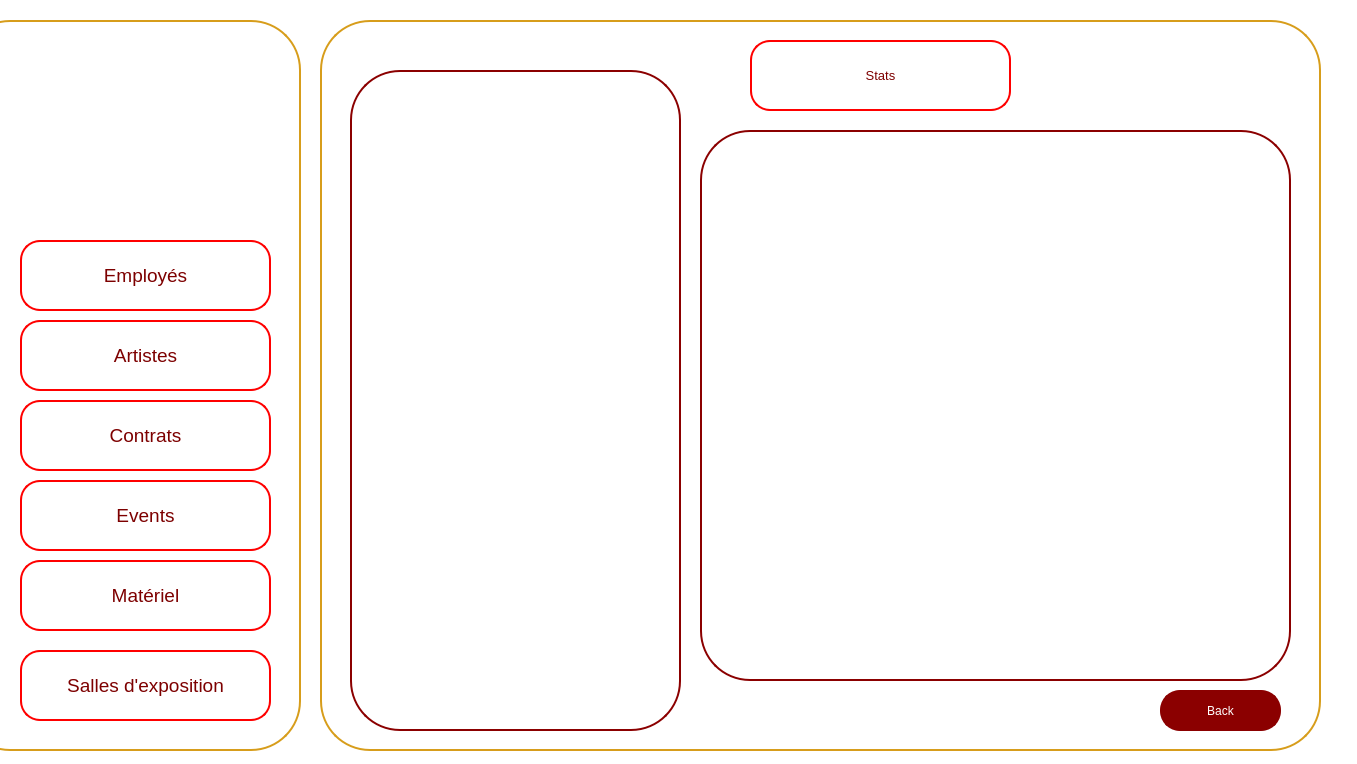
<?xml version="1.0" encoding="UTF-8"?>
<ui version="4.0">
 <class>StatsEvents</class>
 <widget class="QMainWindow" name="StatsEvents">
  <property name="geometry">
   <rect>
    <x>0</x>
    <y>0</y>
    <width>1357</width>
    <height>764</height>
   </rect>
  </property>
  <property name="windowTitle">
   <string>DarZmen</string>
  </property>
  <property name="windowIcon">
   <iconset resource="src.qrc">
    <normaloff>:/src/logo (2).png</normaloff>:/src/logo (2).png</iconset>
  </property>
  <property name="styleSheet">
   <string notr="true">background-color: rgb(255, 255, 255);</string>
  </property>
  <widget class="QWidget" name="centralwidget">
   <widget class="QWidget" name="widget_2" native="true">
    <property name="geometry">
     <rect>
      <x>310</x>
      <y>20</y>
      <width>1021</width>
      <height>731</height>
     </rect>
    </property>
    <property name="font">
     <font>
      <pointsize>10</pointsize>
     </font>
    </property>
    <property name="styleSheet">
     <string notr="true">background-color: rgb(255, 255, 255);</string>
    </property>
    <widget class="QPushButton" name="pushButton_39">
     <property name="geometry">
      <rect>
       <x>10</x>
       <y>0</y>
       <width>1001</width>
       <height>731</height>
      </rect>
     </property>
     <property name="styleSheet">
      <string notr="true">/*QPushButton {
    background-color: white;
    color: darkred;
    border: 2px solid darkred;
    border-radius: 50px; 
    padding: 10px;
}*/
QPushButton {
    background-color: white;
    color: darkred;
    border: 2px solid rgb(215, 157, 27);
    border-radius: 50px;
    padding: 10px; 
}</string>
     </property>
     <property name="text">
      <string/>
     </property>
    </widget>
    <widget class="QPushButton" name="pushButton_40">
     <property name="geometry">
      <rect>
       <x>850</x>
       <y>670</y>
       <width>121</width>
       <height>41</height>
      </rect>
     </property>
     <property name="styleSheet">
      <string notr="true">
QPushButton {
    background-color: darkred;
    color: white;
    border: 2px solid darkred;
    border-radius: 20px; 
    padding: 10px; 
}

QPushButton:hover {
    background-color: red; 
}

QLineEdit {
    border: 2px solid darkred;
    border-radius: 15px; 
    padding: 5px; 
    color: white;
}

QLineEdit:focus {
    border: 2px solid darkred;
    border-radius: 15px; 
    padding: 5px; 
    color: white;
}
</string>
     </property>
     <property name="text">
      <string>Back</string>
     </property>
    </widget>
    <widget class="QPushButton" name="pushButton_41">
     <property name="geometry">
      <rect>
       <x>440</x>
       <y>20</y>
       <width>261</width>
       <height>71</height>
      </rect>
     </property>
     <property name="font">
      <font>
       <pointsize>10</pointsize>
      </font>
     </property>
     <property name="styleSheet">
      <string notr="true">QPushButton {
    background-color: white;
    color: rgb(125, 0, 0);
    border: 2px solid rgb(255, 0, 0); 
    border-radius: 20px; 
    padding: 10px; 
    transition: background-color 0.3s, color 0.3s; 
}
QPushButton:hover {
    background-color: rgb(215, 157, 27);
    color: white;
    border: 4px solid rgb(215, 157, 27); 
    outline: none; 
}
</string>
     </property>
     <property name="text">
      <string>Stats</string>
     </property>
     <property name="icon">
      <iconset resource="src.qrc">
       <normaloff>:/src/243987.png</normaloff>:/src/243987.png</iconset>
     </property>
     <property name="iconSize">
      <size>
       <width>100</width>
       <height>50</height>
      </size>
     </property>
    </widget>
    <widget class="QPushButton" name="pushButton_42">
     <property name="geometry">
      <rect>
       <x>40</x>
       <y>50</y>
       <width>331</width>
       <height>661</height>
      </rect>
     </property>
     <property name="styleSheet">
      <string notr="true">QPushButton {
    background-color: white;
    color: darkred;
    border: 2px solid darkred;
    border-radius: 50px;
    padding: 10px;
}
</string>
     </property>
     <property name="text">
      <string/>
     </property>
    </widget>
    <widget class="QPushButton" name="pushButton_43">
     <property name="geometry">
      <rect>
       <x>390</x>
       <y>110</y>
       <width>591</width>
       <height>551</height>
      </rect>
     </property>
     <property name="styleSheet">
      <string notr="true">QPushButton {
    background-color: white;
    color: darkred;
    border: 2px solid darkred;
    border-radius: 50px;
    padding: 10px;
}</string>
     </property>
     <property name="text">
      <string/>
     </property>
    </widget>
   </widget>
   <widget class="QWidget" name="Menu_widget" native="true">
    <property name="geometry">
     <rect>
      <x>0</x>
      <y>20</y>
      <width>301</width>
      <height>731</height>
     </rect>
    </property>
    <property name="cursor">
     <cursorShape>ArrowCursor</cursorShape>
    </property>
    <property name="styleSheet">
     <string notr="true">background-color: rgb(255, 255, 255);</string>
    </property>
    <widget class="QPushButton" name="border1">
     <property name="geometry">
      <rect>
       <x>-40</x>
       <y>0</y>
       <width>341</width>
       <height>731</height>
      </rect>
     </property>
     <property name="styleSheet">
      <string notr="true">/*QPushButton {
    background-color: white;
    color: darkred;
    border: 2px solid darkred;
    border-radius: 50px; 
    padding: 10px; 
}*/
QPushButton {
    background-color: white;
    color: darkred;
    border: 2px solid rgb(215, 157, 27);
    border-radius: 50px;
    padding: 10px; 
}
</string>
     </property>
     <property name="text">
      <string/>
     </property>
    </widget>
    <widget class="QLabel" name="logo">
     <property name="geometry">
      <rect>
       <x>40</x>
       <y>20</y>
       <width>221</width>
       <height>181</height>
      </rect>
     </property>
     <property name="text">
      <string/>
     </property>
     <property name="pixmap">
      <pixmap resource="src.qrc">:/src/logo (2).png</pixmap>
     </property>
    </widget>
    <widget class="QPushButton" name="matariel">
     <property name="geometry">
      <rect>
       <x>20</x>
       <y>540</y>
       <width>251</width>
       <height>71</height>
      </rect>
     </property>
     <property name="font">
      <font>
       <family>MS Shell Dlg 2</family>
       <pointsize>14</pointsize>
       <weight>50</weight>
       <italic>false</italic>
       <bold>false</bold>
      </font>
     </property>
     <property name="styleSheet">
      <string notr="true">QPushButton {
    background-color: white;
    color: rgb(125, 0, 0);
    border: 2px solid rgb(255, 0, 0); 
    border-radius: 20px; 
    padding: 10px; 
    transition: background-color 0.3s, color 0.3s; 
}
QPushButton:hover {
    background-color: rgb(215, 157, 27);
    color: white;
    border: 4px solid rgb(215, 157, 27); 
    outline: none; 
}</string>
     </property>
     <property name="text">
      <string>Matériel</string>
     </property>
     <property name="icon">
      <iconset>
       <normaloff>../../780575.png</normaloff>../../780575.png</iconset>
     </property>
     <property name="iconSize">
      <size>
       <width>100</width>
       <height>50</height>
      </size>
     </property>
    </widget>
    <widget class="QPushButton" name="salles">
     <property name="geometry">
      <rect>
       <x>20</x>
       <y>630</y>
       <width>251</width>
       <height>71</height>
      </rect>
     </property>
     <property name="font">
      <font>
       <family>MS Shell Dlg 2</family>
       <pointsize>14</pointsize>
       <weight>50</weight>
       <italic>false</italic>
       <bold>false</bold>
      </font>
     </property>
     <property name="styleSheet">
      <string notr="true">QPushButton {
    background-color: white;
    color: rgb(125, 0, 0);
    border: 2px solid rgb(255, 0, 0); 
    border-radius: 20px; 
    padding: 10px; 
    transition: background-color 0.3s, color 0.3s; 
}
QPushButton:hover {
    background-color: rgb(215, 157, 27);
    color: white;
    border: 4px solid rgb(215, 157, 27); 
    outline: none; 
}</string>
     </property>
     <property name="text">
      <string>Salles d'exposition</string>
     </property>
     <property name="icon">
      <iconset>
       <normaloff>../../780575.png</normaloff>../../780575.png</iconset>
     </property>
     <property name="iconSize">
      <size>
       <width>100</width>
       <height>50</height>
      </size>
     </property>
    </widget>
    <widget class="QPushButton" name="employes">
     <property name="geometry">
      <rect>
       <x>20</x>
       <y>220</y>
       <width>251</width>
       <height>71</height>
      </rect>
     </property>
     <property name="font">
      <font>
       <family>MS Shell Dlg 2</family>
       <pointsize>14</pointsize>
       <weight>50</weight>
       <italic>false</italic>
       <bold>false</bold>
      </font>
     </property>
     <property name="styleSheet">
      <string notr="true">QPushButton {
    background-color: white;
    color: rgb(125, 0, 0);
    border: 2px solid rgb(255, 0, 0); 
    border-radius: 20px; 
    padding: 10px; 
    transition: background-color 0.3s, color 0.3s; 
}
QPushButton:hover {
    background-color: rgb(215, 157, 27);
    color: white;
    border: 4px solid rgb(215, 157, 27); 
    outline: none; 
}</string>
     </property>
     <property name="text">
      <string>Employés</string>
     </property>
     <property name="icon">
      <iconset>
       <normaloff>../../780575.png</normaloff>../../780575.png</iconset>
     </property>
     <property name="iconSize">
      <size>
       <width>100</width>
       <height>50</height>
      </size>
     </property>
    </widget>
    <widget class="QPushButton" name="artistes">
     <property name="geometry">
      <rect>
       <x>20</x>
       <y>300</y>
       <width>251</width>
       <height>71</height>
      </rect>
     </property>
     <property name="font">
      <font>
       <family>MS Shell Dlg 2</family>
       <pointsize>14</pointsize>
       <weight>50</weight>
       <italic>false</italic>
       <bold>false</bold>
      </font>
     </property>
     <property name="styleSheet">
      <string notr="true">QPushButton {
    background-color: white;
    color: rgb(125, 0, 0);
    border: 2px solid rgb(255, 0, 0); 
    border-radius: 20px; 
    padding: 10px; 
    transition: background-color 0.3s, color 0.3s; 
}
QPushButton:hover {
    background-color: rgb(215, 157, 27);
    color: white;
    border: 4px solid rgb(215, 157, 27); 
    outline: none; 
}</string>
     </property>
     <property name="text">
      <string>Artistes</string>
     </property>
     <property name="icon">
      <iconset>
       <normaloff>../../780575.png</normaloff>../../780575.png</iconset>
     </property>
     <property name="iconSize">
      <size>
       <width>100</width>
       <height>50</height>
      </size>
     </property>
    </widget>
    <widget class="QPushButton" name="events">
     <property name="geometry">
      <rect>
       <x>20</x>
       <y>460</y>
       <width>251</width>
       <height>71</height>
      </rect>
     </property>
     <property name="font">
      <font>
       <family>MS Shell Dlg 2</family>
       <pointsize>14</pointsize>
       <weight>50</weight>
       <italic>false</italic>
       <bold>false</bold>
      </font>
     </property>
     <property name="styleSheet">
      <string notr="true">QPushButton {
    background-color: white;
    color: rgb(125, 0, 0);
    border: 2px solid rgb(255, 0, 0); 
    border-radius: 20px; 
    padding: 10px; 
    transition: background-color 0.3s, color 0.3s; 
}
QPushButton:hover {
    background-color: rgb(215, 157, 27);
    color: white;
    border: 4px solid rgb(215, 157, 27); 
    outline: none; 
}</string>
     </property>
     <property name="text">
      <string>Events</string>
     </property>
     <property name="icon">
      <iconset>
       <normaloff>../../780575.png</normaloff>../../780575.png</iconset>
     </property>
     <property name="iconSize">
      <size>
       <width>100</width>
       <height>50</height>
      </size>
     </property>
    </widget>
    <widget class="QPushButton" name="contrats">
     <property name="geometry">
      <rect>
       <x>20</x>
       <y>380</y>
       <width>251</width>
       <height>71</height>
      </rect>
     </property>
     <property name="font">
      <font>
       <family>MS Shell Dlg 2</family>
       <pointsize>14</pointsize>
       <weight>50</weight>
       <italic>false</italic>
       <bold>false</bold>
      </font>
     </property>
     <property name="styleSheet">
      <string notr="true">QPushButton {
    background-color: white;
    color: rgb(125, 0, 0);
    border: 2px solid rgb(255, 0, 0); 
    border-radius: 20px; 
    padding: 10px; 
    transition: background-color 0.3s, color 0.3s; 
}
QPushButton:hover {
    background-color: rgb(215, 157, 27);
    color: white;
    border: 4px solid rgb(215, 157, 27); 
    outline: none; 
}</string>
     </property>
     <property name="text">
      <string>Contrats</string>
     </property>
     <property name="icon">
      <iconset>
       <normaloff>../../780575.png</normaloff>../../780575.png</iconset>
     </property>
     <property name="iconSize">
      <size>
       <width>100</width>
       <height>50</height>
      </size>
     </property>
    </widget>
   </widget>
  </widget>
 </widget>
 <resources>
  <include location="src.qrc"/>
 </resources>
 <connections/>
</ui>
